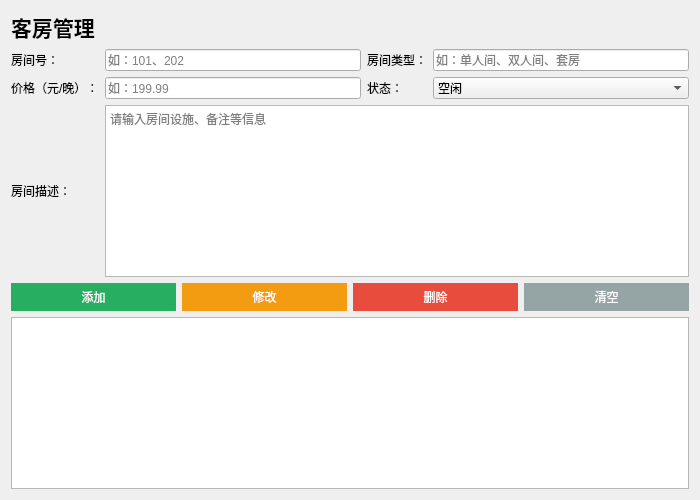
<?xml version="1.0" encoding="UTF-8"?>
<ui version="4.0">
 <class>RoomManagement</class>
 <widget class="QWidget" name="RoomManagement">
  <property name="geometry">
   <rect>
    <x>0</x>
    <y>0</y>
    <width>700</width>
    <height>500</height>
   </rect>
  </property>
  <property name="windowTitle">
   <string>客房管理</string>
  </property>
  <layout class="QVBoxLayout" name="verticalLayout">
   <item>
    <widget class="QLabel" name="label_title">
     <property name="font">
      <font>
       <pointsize>16</pointsize>
       <bold>true</bold>
      </font>
     </property>
     <property name="text">
      <string>客房管理</string>
     </property>
    </widget>
   </item>
   <item>
    <layout class="QGridLayout" name="gridLayout_form">
     <item row="0" column="0">
      <widget class="QLabel" name="label_roomnum">
       <property name="text">
        <string>房间号：</string>
       </property>
      </widget>
     </item>
     <item row="0" column="1">
      <widget class="QLineEdit" name="lineEdit_roomnum">
       <property name="placeholderText">
        <string>如：101、202</string>
       </property>
      </widget>
     </item>
     <item row="0" column="2">
      <widget class="QLabel" name="label_type">
       <property name="text">
        <string>房间类型：</string>
       </property>
      </widget>
     </item>
     <item row="0" column="3">
      <widget class="QLineEdit" name="lineEdit_type">
       <property name="placeholderText">
        <string>如：单人间、双人间、套房</string>
       </property>
      </widget>
     </item>
     <item row="1" column="0">
      <widget class="QLabel" name="label_price">
       <property name="text">
        <string>价格（元/晚）：</string>
       </property>
      </widget>
     </item>
     <item row="1" column="1">
      <widget class="QLineEdit" name="lineEdit_price">
       <property name="placeholderText">
        <string>如：199.99</string>
       </property>
      </widget>
     </item>
     <item row="1" column="2">
      <widget class="QLabel" name="label_status">
       <property name="text">
        <string>状态：</string>
       </property>
      </widget>
     </item>
     <item row="1" column="3">
      <widget class="QComboBox" name="comboBox_status">
       <item>
        <property name="text">
         <string>空闲</string>
        </property>
       </item>
       <item>
        <property name="text">
         <string>已预订</string>
        </property>
       </item>
       <item>
        <property name="text">
         <string>维修中</string>
        </property>
       </item>
      </widget>
     </item>
     <item row="2" column="0">
      <widget class="QLabel" name="label_desc">
       <property name="text">
        <string>房间描述：</string>
       </property>
      </widget>
     </item>
     <item row="2" column="1" colspan="3">
      <widget class="QTextEdit" name="textEdit_desc">
       <property name="placeholderText">
        <string>请输入房间设施、备注等信息</string>
       </property>
      </widget>
     </item>
    </layout>
   </item>
   <item>
    <layout class="QHBoxLayout" name="horizontalLayout_buttons">
     <item>
      <widget class="QPushButton" name="pushButton_add">
       <property name="text">
        <string>添加</string>
       </property>
       <property name="styleSheet">
        <string>background-color: #27ae60; color: white; border: none; padding: 5px 15px;</string>
       </property>
      </widget>
     </item>
     <item>
      <widget class="QPushButton" name="pushButton_update">
       <property name="text">
        <string>修改</string>
       </property>
       <property name="styleSheet">
        <string>background-color: #f39c12; color: white; border: none; padding: 5px 15px;</string>
       </property>
      </widget>
     </item>
     <item>
      <widget class="QPushButton" name="pushButton_delete">
       <property name="text">
        <string>删除</string>
       </property>
       <property name="styleSheet">
        <string>background-color: #e74c3c; color: white; border: none; padding: 5px 15px;</string>
       </property>
      </widget>
     </item>
     <item>
      <widget class="QPushButton" name="pushButton_clear">
       <property name="text">
        <string>清空</string>
       </property>
       <property name="styleSheet">
        <string>background-color: #95a5a6; color: white; border: none; padding: 5px 15px;</string>
       </property>
      </widget>
     </item>
    </layout>
   </item>
   <item>
    <widget class="QTableWidget" name="tableWidget_rooms">
     <property name="alternatingRowColors">
      <bool>true</bool>
     </property>
     <property name="selectionBehavior">
      <enum>QAbstractItemView::SelectRows</enum>
     </property>
    </widget>
   </item>
  </layout>
 </widget>
 <resources/>
 <connections/>
</ui>
